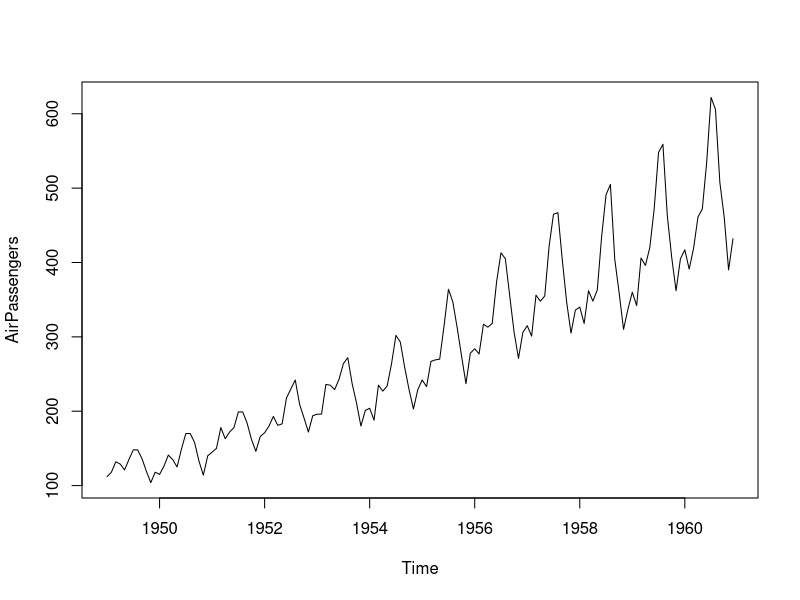
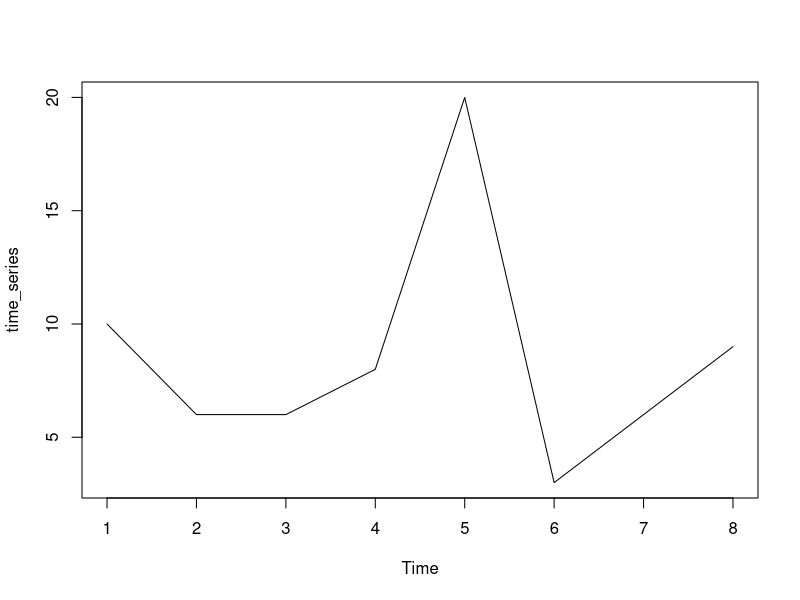
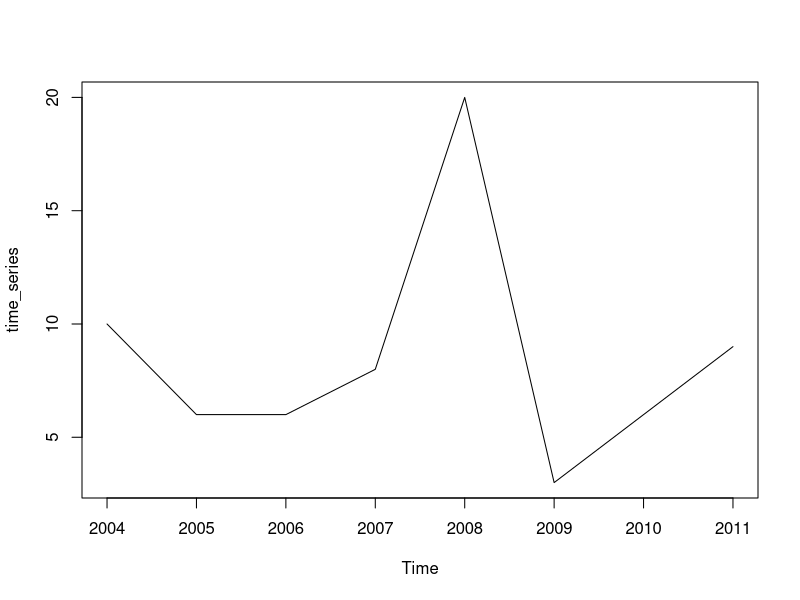
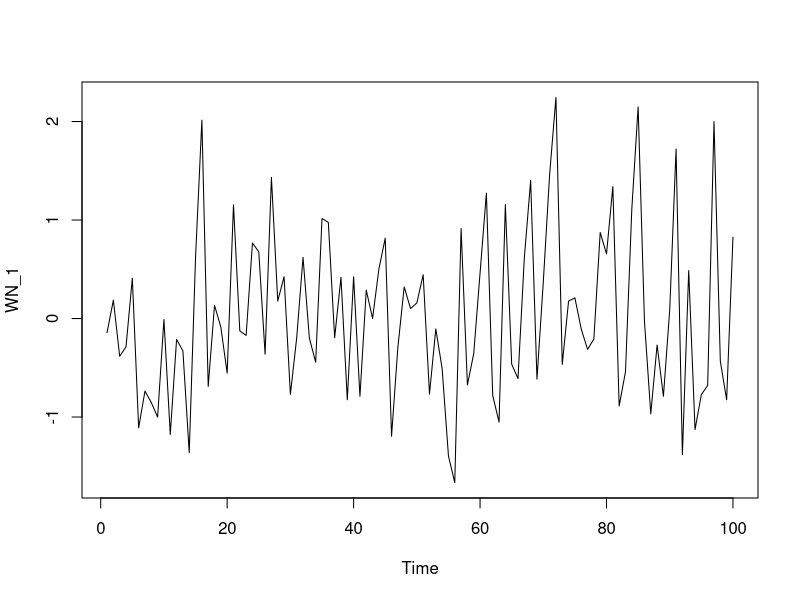
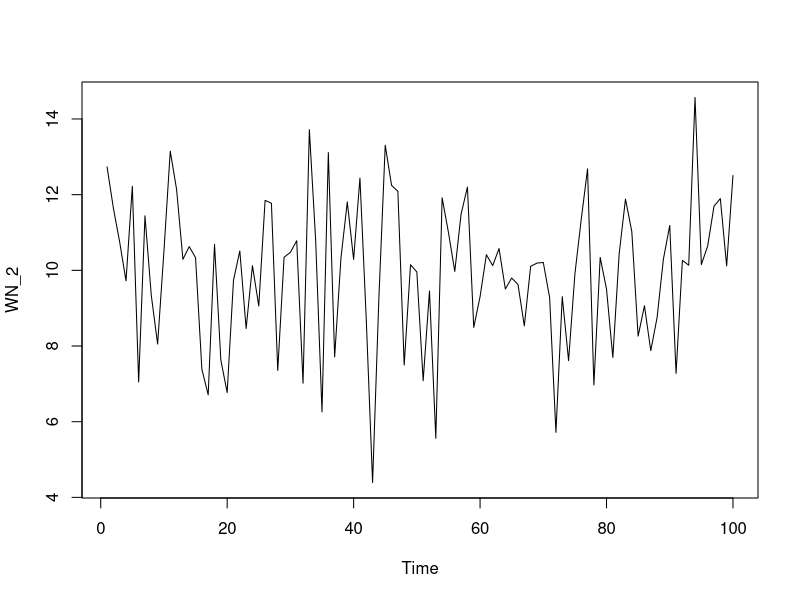

Source code (R) for these figures, in order:
## ---- chunk 1
library(psych)
## ---- chunk 2
#plot(dataframe, xlab = "title", ylab = "title", type = "b") #note that type = "b" provides both data points and a line connecting each point
## ---- chunk 3
# Plot AirPassengers
plot(AirPassengers)

# View the start and end dates of AirPassengers
start(AirPassengers)
end(AirPassengers)

# Use time(), deltat(), frequency(), and cycle() with AirPassengers 
time(AirPassengers)
deltat(AirPassengers)
frequency(AirPassengers)
cycle(AirPassengers)

## ---- chunk 4
#Simple Time Series
data_vector <- c(10, 6, 6, 8, 20, 3, 6, 9)

#Turn the data vector into time series
time_series <- ts(data_vector)
#plot time series
plot(time_series)
## ---- chunk 5
#Instead of starting with 1, you can start with a year and then specify the frequency of observations

#Turn the data vector into time series
time_series <- ts(data_vector, start = 2004, frequency = 1)
#plot time series
plot(time_series)
## ---- chunk 6
#See if the data vector and time series are time series
is.ts(data_vector) #false
is.ts(time_series) #true
## ---- chunk 7
WN_1 <- arima.sim(model = list(order = c(0, 0, 0)), n = 100)
head(WN_1) #show some data
ts.plot(WN_1) #plot data
describe(WN_1) #The mean should be approx 0 and sd should be approx 1


#You can also add additional arguments to specify the mean and sd
WN_2 <- arima.sim(model = list(order = c(0, 0, 0)), n = 100,
                  mean = 10,
                  sd = 2)
head(WN_2) #show some data
ts.plot(WN_2) #plot data
describe(WN_2) #The mean should be approx 10 and sd should be approx 2

## ---- chunk 8
arima(WN_2, order = c(0, 0, 0)) #You can see that the mean should be approx 10
# sigma^2 is an estiamte of the variance. The sd is the square root of this variance estimate.
sqrt(3.84) #This should be the same as the sd

#You can also find the mean and variance separately
mean(WN_2)
var(WN_2)
